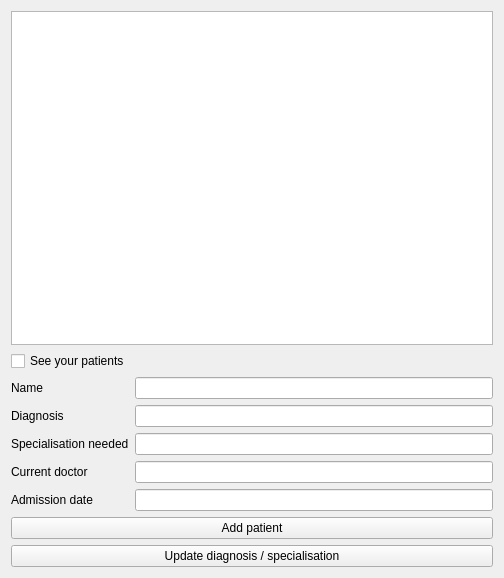
<?xml version="1.0" encoding="UTF-8"?>
<ui version="4.0">
 <class>GUI</class>
 <widget class="QWidget" name="GUI">
  <property name="geometry">
   <rect>
    <x>0</x>
    <y>0</y>
    <width>504</width>
    <height>578</height>
   </rect>
  </property>
  <property name="windowTitle">
   <string>GUI</string>
  </property>
  <layout class="QVBoxLayout" name="verticalLayout_2">
   <item>
    <layout class="QVBoxLayout" name="verticalLayout">
     <item>
      <widget class="QListWidget" name="patientsListWidget"/>
     </item>
     <item>
      <widget class="QCheckBox" name="yourPatientsCheckBox">
       <property name="text">
        <string>See your patients</string>
       </property>
      </widget>
     </item>
    </layout>
   </item>
   <item>
    <layout class="QGridLayout" name="gridLayout">
     <item row="0" column="0">
      <widget class="QLabel" name="label">
       <property name="text">
        <string>Name</string>
       </property>
      </widget>
     </item>
     <item row="0" column="1">
      <widget class="QLineEdit" name="nameLineEdit"/>
     </item>
     <item row="1" column="0">
      <widget class="QLabel" name="label_3">
       <property name="text">
        <string>Diagnosis</string>
       </property>
      </widget>
     </item>
     <item row="1" column="1">
      <widget class="QLineEdit" name="diagnosisLineEdit"/>
     </item>
     <item row="2" column="0">
      <widget class="QLabel" name="label_4">
       <property name="text">
        <string>Specialisation needed</string>
       </property>
      </widget>
     </item>
     <item row="2" column="1">
      <widget class="QLineEdit" name="specialisationNeededLineEdit"/>
     </item>
     <item row="3" column="0">
      <widget class="QLabel" name="label_2">
       <property name="text">
        <string>Current doctor</string>
       </property>
      </widget>
     </item>
     <item row="3" column="1">
      <widget class="QLineEdit" name="currentDoctorLineEdit"/>
     </item>
     <item row="4" column="0">
      <widget class="QLabel" name="label_5">
       <property name="text">
        <string>Admission date</string>
       </property>
      </widget>
     </item>
     <item row="4" column="1">
      <widget class="QLineEdit" name="admissionDateLineEdit"/>
     </item>
     <item row="5" column="0" colspan="2">
      <widget class="QPushButton" name="addPatientButton">
       <property name="text">
        <string>Add patient</string>
       </property>
      </widget>
     </item>
     <item row="6" column="0" colspan="2">
      <widget class="QPushButton" name="updateDiagnosisButton">
       <property name="text">
        <string>Update diagnosis / specialisation</string>
       </property>
      </widget>
     </item>
    </layout>
   </item>
  </layout>
 </widget>
 <resources/>
 <connections/>
</ui>
